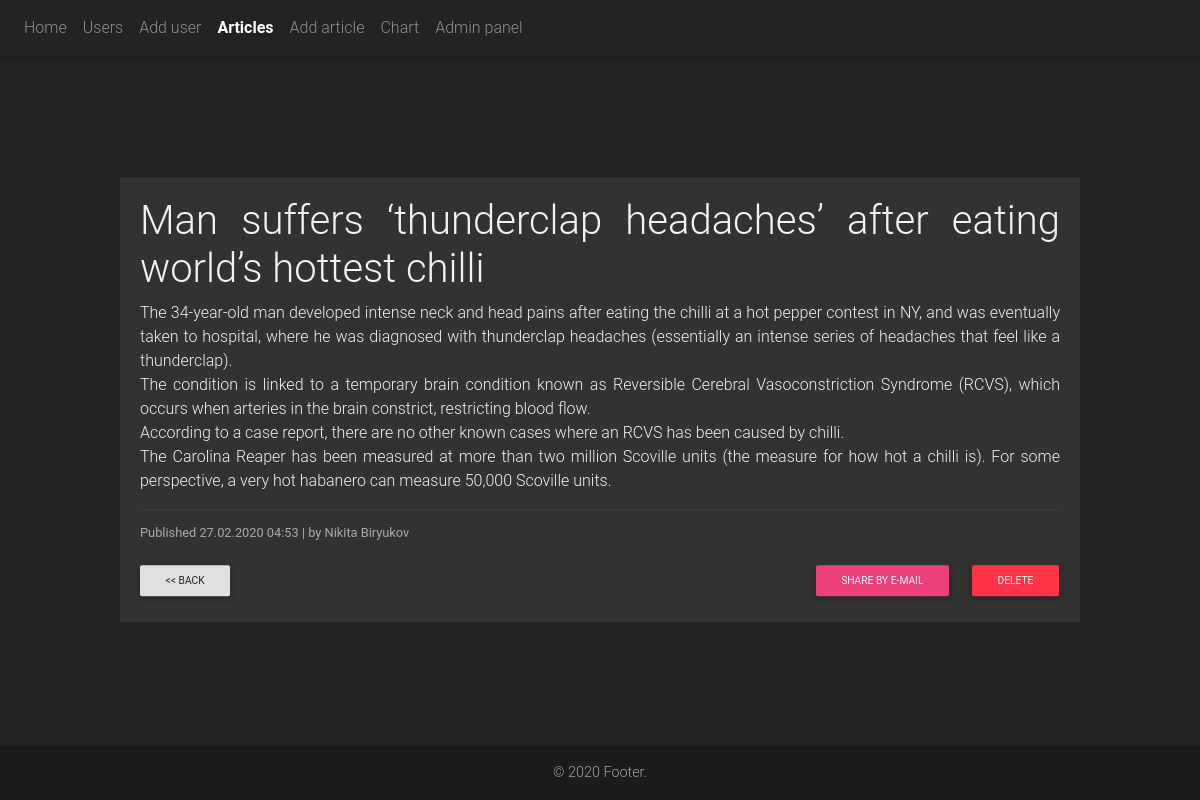
Screenshot of /articles/man-suffers-thunderclap-headaches-after-eating-worlds-hottest-chilli with the database file from the repository.
### main/models.py (models this page shows, shortened)
class Article(models.Model):
    status = (
        ('draft', 'Draft'),
        ('published', 'Published'),
    )
    title = models.CharField(max_length=200, null=True)
    slug = models.SlugField(max_length=250, null=True, blank=True)
    author = models.CharField(max_length=200, null=False, default='Nikita Biryukov')
    body = models.TextField(default='Lorem ipsum dolor sit amet, consectetur adipisicing elit. A culpa et explicabo '
                                    'natus odit quod repellendus saepe. Ab autem corporis deleniti dolore ducimus '
                                    'expedita, impedit, labore recusandae rerum saepe veniam? Amet dicta '
                                    'distinctio earum esse est iure maiores neque nesciunt nulla omnis optio quaerat '
                                    'quis, rerum, sapiente, similique temporibus velit voluptate voluptatem. '
                                    'Consectetur consequuntur corporis natus nulla qui quos, ullam!')
    publish = models.DateTimeField(default=datetime.now())
    created = models.DateTimeField(auto_now_add=True)
    updated = models.DateTimeField(auto_now=True)
    status = models.CharField(max_length=10, choices=status, default='Draft')
    class Meta:
        ordering = ('-publish',)

### main/views.py (the view)
# urls.py: path('articles/<slug:slug_text>', views.article_detail, name='article_detail'),
def article_detail(request, slug_text):
    a = Article.objects.filter(slug=slug_text)
    arg = "<h1>Article not found. <a href='/articles/'>Go to article list &raquo;</a></h1>"
    if a.exists():
        a = a.first()
    else:
        return HttpResponse(arg)
    articles = Article.objects.all()
    args = {
        'article': a,
        'articles': articles
    }
    return render(request, 'html/articles/detail.html', args)

### main/templates/html/articles/detail.html (shortened to what this page needs)
{% extends 'html/base.html' %}
{% block nav %} {% include 'html/elements/nav.html' with is_articles=True %} {% endblock %}
{% block content %}
    <div class="detail-articles">
        <h1 class="article-title"> {{ article.title }} </h1>
        <div class="detail-text">
            {{ article.body|linebreaks }}
        </div>
        <hr>
        <small class="date">
                Published {{ article.publish }} | by {{ article.author }}
        </small>
        <div class="share-post-btn">
            <button class="btn btn-light btn-sm">
            <a href="/articles" style="color:#222;"><< back</a>
            </button>
            <button class="btn btn-pink btn-sm" style="position: absolute; right: 125px;">
            <a href="{% url "article_share" article.slug %}">Share by e-mail</a>
            </button>
            <button class="btn btn-danger btn-sm" style="position: absolute; right: 15px;">
            <a href="{% url "article_delete" article.slug %}">Delete</a>
            </button>
        </div>
    </div>
{% endblock %}

### main/static/css/style.css (style rules this page uses)
* { color: #f3f3f3; margin: 0; padding: 0; box-sizing: border-box; }
body { background-color: #222222; position: relative; padding-bottom: 53px; min-height: 100vh; }
a { color: hotpink; }
.detail-articles { width: 960px; text-align: justify; background-color: #323232; padding: 20px; position: absolute; top: 50%; transform: translateY(-50%); margin: 0 auto; right: 0; left: 0; }
.date { color: #aaa; }
.share-post-btn a { color: #f2f2f2; }
.share-post-btn { margin-top: 15px; margin-left: -0.375rem; }
hr { color: #454545; background-color: #454545; margin: 10px 0; }

### rows the page displays
Article: title "Man suffers ‘thunderclap headaches’ after eating world’s hottest chilli", body "The 34-year-old man developed intense neck and head pains after eating the chilli at a hot pepper contest in NY, and was eventually taken to hospital, where he was diagnosed with thunderclap headaches (essentially an intense series of headaches that feel like a thunderclap). The condition is linked to a temporary brain condition known as Reversible Cerebral Vasoconstriction Syndrome (RCVS), which occurs when arteries in the brain constrict, restricting blood flow. According to a case report, there are no other known cases where an RCVS has been caused by chilli. The Carolina Reaper has been measured at more than two million Scoville units (the measure for how hot a chilli is). For some…", publish "27.02.2020 04:53", author "Nikita Biryukov"
